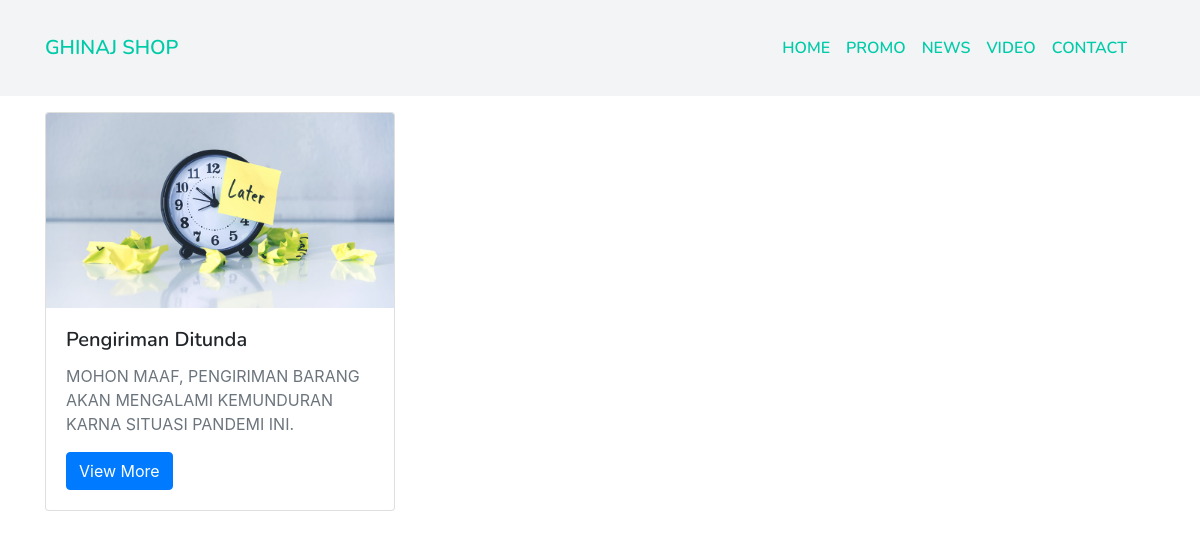
Page /berita.php on the committed database.
### tables this page shows
CREATE TABLE `berita` (
  `id_berita` int(11) NOT NULL,
  `judul` varchar(200) NOT NULL,
  `gambar` varchar(200) NOT NULL,
  `isi` longtext NOT NULL,
  `category` varchar(200) NOT NULL,
  `datez` date NOT NULL
);

### berita.php (the view, shortened to what this page needs)
<?php
require('function/connect.php');
?>
<!doctype html>
<html lang="en">
  <head>
    <link rel="stylesheet" href="css/bootstrap.css">
    <link rel="stylesheet" href="css/bootstrap-icons.css">
    <link rel="stylesheet" href="css/custom.css">
  </head>
  <body>
    <nav class="navbar navbar-expand-lg bg-color" style="z-index: 2;">
        <div class="container">
            <a class="navbar-brand nunito-bold color1 text-uppercase" href="#">GhiNaj Shop</a>
            <div class="collapse navbar-collapse" id="navbarToggler">
                <ul class="navbar-nav ml-auto nunito-bold text-uppercase" style="padding: 20px;">
                    <li class="nav-item active">
                        <a class="nav-link color1" href="index.php">Home</span></a>
                    </li>
                    <li class="nav-item">
                        <a class="nav-link color1" href="promo.php">Promo</span></a>
                    </li>
                    <li class="nav-item">
                        <a class="nav-link color1" href="berita.php">News</span></a>
                    </li>
                    <li class="nav-item">
                        <a class="nav-link color1" href="video.php">Video</span></a>
                    </li>
                    <li class="nav-item">
                        <a class="nav-link color1" href="contact.php">Contact</span></a>
                    </li>
                </ul>
            </div>
        </div>
    </nav>
      <div class="container">
          <div class="row mt-3">
                <?php
                    $nws = mysqli_query($conn, "SELECT * FROM berita WHERE category='news' ORDER BY judul ASC");
                    if(mysqli_num_rows($nws) > 0) {
                    while ($row = mysqli_fetch_assoc($nws)) {
                      $idn = $row['id_berita'];
                      $jd = $row['judul'];
                      $img = $row['gambar'];
                      $isi = $row['isi'];
                      $fil = "upload/berita/" . $img;
                      if (file_exists($fil) && $img) {
                        $gambr = "upload/berita/" . $img;
                      }
                    ?>
                    <div class="col-lg-4">
                    <div class="card">
                        <img src="<?php echo $gambr; ?>" class="card-img-top" alt="...">
                        <div class="card-body">
                            <h5 class="card-title nunito-bold"><?php echo $jd; ?></h5>
                            <p class="card-text text-muted text-uppercase"><?php echo $isi; ?></p>
                            <a href="berita-view.php?id_berita=<?php echo $idn; ?>" class="btn btn-primary text-capitalize">View more</a>
                        </div>
                    </div>
                    <br>
                    </div>
                    <?php } ?>
                    </div>
                    <?php } else {
                        echo '<p>Belum ada promo</p>';
                    } ?>
     </div>
  </body>
</html>

### css/custom.css (style rules this page uses)
.nunito-bold { font-family: "Nunito", sans-serif; font-weight: 600; }
.bg-color { background-color: #f3f4f5 !important; }
.color1 { color: #00cba9 !important; }

### berita.php (style rules this page uses)
@media only screen and (min-width: 600px) { body { overflow: hidden; } }

### rows in the picture
berita: gambar (picture), judul "Pengiriman Ditunda", isi "MOHON MAAF, PENGIRIMAN BARANG AKAN MENGALAMI KEMUNDURAN KARNA SITUASI PANDEMI INI."
